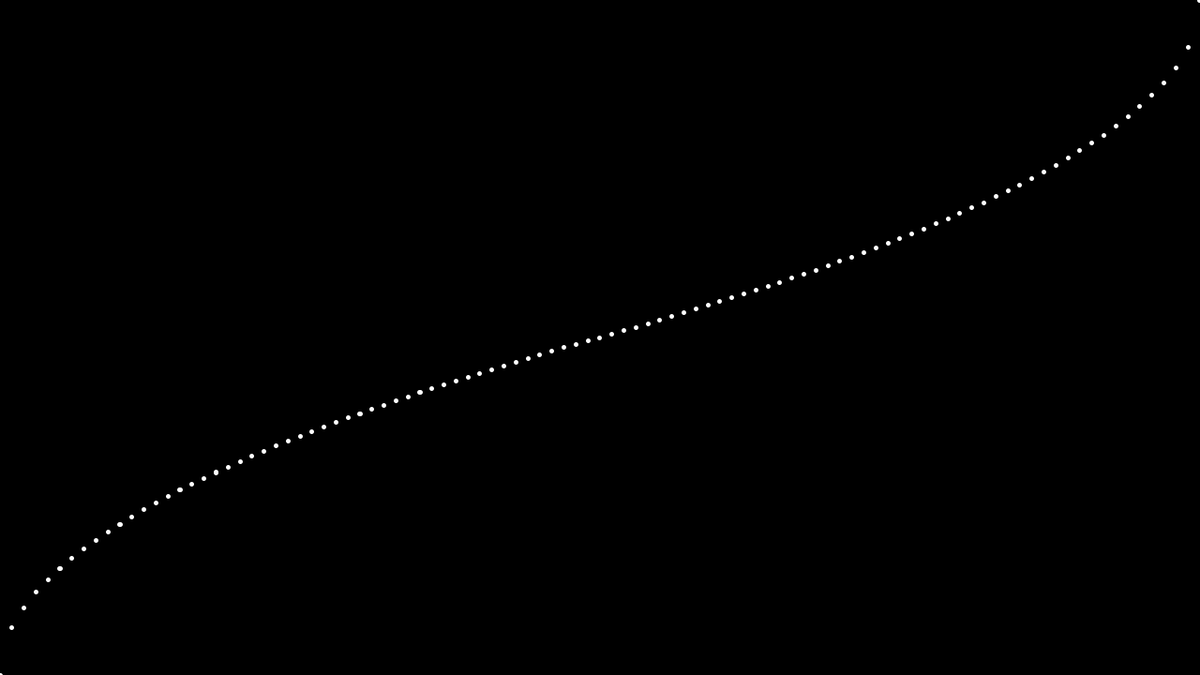
Frame 1 (no input)
Frame 60 (the mouse pressed at the canvas centre just before this capture): identical to frame 1, image omitted
Frame 120 (the mouse held since frame 60 and released just before this capture): identical to frame 1, image omitted

The Processing sketch that drew this single still picture (run headless with seeded random() and noise(); from frame 60 on, the mouse is pressed at the canvas centre):

// Processing sketch: template
// ── template.pde
void setup()
{
  size(1280, 720);
  //surface.setLocation(0, 0);
  frameRate(30);
}

void draw()
{
  background(0xFF000000);
  stroke(0xFFFFFFFF);
  strokeWeight(5);
  translate(0, height);
  
  float x = 0.0;
  while (x < 1.0)
  {
    point(x * width, EaseOutInSqrt(0.0, x, -height));
    x += 1.0/100.0;
  }
}

// ── math.pde
// Last update: Oct 28, 2020

float Clamp(float Value)
{
  if (Value > 1.0) Value = 1.0;
  else if (Value < 0.0) Value = 0.0;
  return Value;
}

float Lerp(float A, float t, float B)
{
  return (1.0 - t) * A + t * B;
}

// Smoothstep functions from
// http://sol.gfxile.net/interpolation

float Smoothstep(float A, float t, float B)
{
  t = t * t * (3.0 - 2.0 * t);
  return Lerp(A, t, B);
}

float Smootherstep(float A, float t, float B)
{
  t = t * t * t * (t * (t * 6.0 - 15.0) + 10.0);
  return Lerp(A, t, B);
}

// Easing functions from
// https://easings.net

float EaseOutSine(float A, float t, float B)
{
  t = sin(t * HALF_PI);
  return Lerp(A, t, B);
}

float EaseInSine(float A, float t, float B)
{
  t =  1.0 - cos(t * HALF_PI);
  return Lerp(A, t, B);
}

float EaseInOutSine(float A, float t, float B)
{
  t = -(cos(t * PI) - 1.0) / 2.0;
  return Lerp(A, t, B);
}

float EaseOutInSine(float A, float t, float B)
{
  t *= 2.0;
  if (t < 1.0)
  {
    t = 0.5 * sin(t * HALF_PI);
  }
  else
  {
    t = 0.5 * (1 - cos((t - 1.0) * HALF_PI)) + 0.5;
  }
  return Lerp(A, t, B);
}

// Other easing functions

float EaseOutInSqrt(float A, float t, float B)
{
  t *= 2.0;
  if (t < 1.0)
  {
    t = 0.5 * pow(t, 0.5);
  }
  else
  {
    t = 0.5 * (2.0 - pow(2.0 - t, 0.5));
  }
  return Lerp(A, t, B);
}
